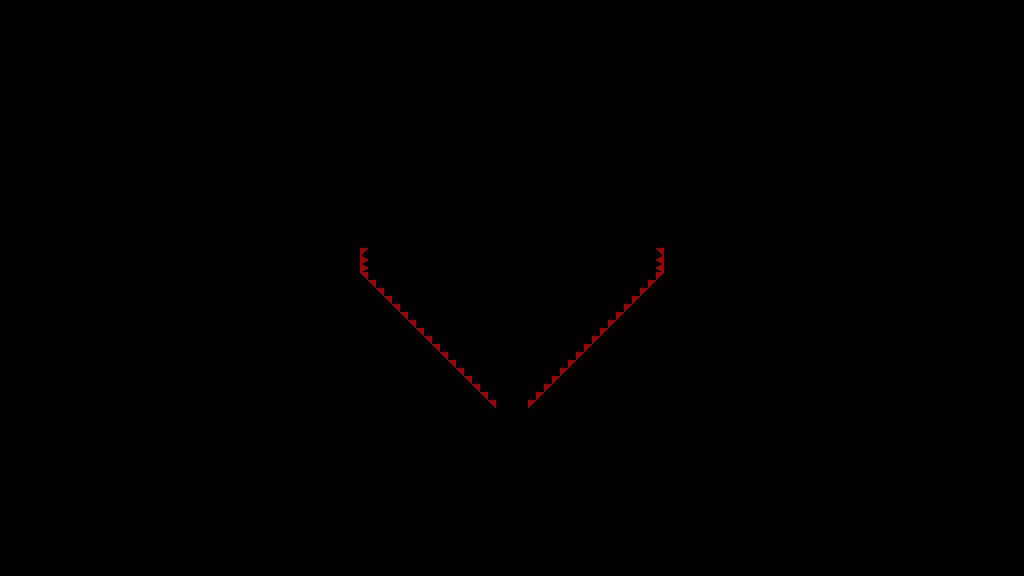

The image is a tile-based game level rendered from a .tmx file. Its description and source (layers, tilesets, objects; grid data summarised) follow:
An orthogonal 128x72 tile map with 8x8 px tiles, 1 tile layer (T_Spikes) and 31 objects.

<map version="1.4" tiledversion="1.4.3" orientation="orthogonal" renderorder="right-down" width="128" height="72" tilewidth="8" tileheight="8" infinite="0" nextlayerid="5" nextobjectid="131">
 <tileset firstgid="1" source="../../../Sprites/Tiles/DEV/flat/T_spr_nv_flat_0.tsx" />
 <layer id="1" name="T_Spikes" width="128" height="72">
  <data>[9216 cells, 40 non-empty, 2 distinct tile ids]</data>
 </layer>
 <objectgroup id="2" name="C_Solid">
  <object id="60" x="80" y="520">
   <polygon points="0,0 24,0 24,24" />
  </object>
  <object id="62" x="48" y="552">
   <polygon points="0,0 24,0 0,24" />
  </object>
  <object id="64" x="24" y="504">
   <polygon points="0,0 24,0 24,24" />
  </object>
  <object id="65" x="8" y="544">
   <polygon points="0,0 24,0 0,24" />
  </object>
  <object id="68" x="464" y="408" width="32" height="96" />
  <object id="75" x="88" y="568">
   <polygon points="0,0 16,-16 32,0" />
  </object>
  <object id="78" x="8" y="528">
   <polygon points="0,0 8,0 0,8" />
  </object>
  <object id="79" x="64" y="528">
   <polygon points="0,0 8,0 8,8" />
  </object>
  <object id="89" x="120" y="528">
   <polygon points="0,0 24,0 0,24" />
  </object>
  <object id="90" x="112" y="496">
   <polygon points="0,0 24,0 24,24" />
  </object>
  <object id="97" x="528" y="408">
   <polygon points="0,0 136,-136 136,0" />
  </object>
  <object id="98" x="360" y="272">
   <polygon points="0,0 136,136 0,136" />
  </object>
  <object id="101" x="360" y="224">
   <polygon points="0,0 24,24 0,24" />
  </object>
  <object id="102" x="640" y="248">
   <polygon points="0,0 24,-24 24,0" />
  </object>
  <object id="103" x="528" y="408" width="32" height="168" />
  <object id="104" x="0" y="0" width="1024" height="32" />
  <object id="106" x="0" y="32" width="32" height="184" />
  <object id="107" x="160" y="560" width="368" height="16" />
  <object id="108" x="360" y="176">
   <polygon points="0,0 48,0 0,48" />
  </object>
  <object id="109" x="664" y="176">
   <polygon points="0,0 0,48 -48,0" />
  </object>
  <object id="117" x="504" y="560">
   <polygon points="0,0 24,-24 24,0" />
  </object>
  <object id="122" x="360" y="408" width="104" height="96" />
  <object id="123" x="360" y="336">
   <polygon points="0,0 0,168 -168,0" />
  </object>
  <object id="124" x="128" y="200" width="232" height="136" />
  <object id="125" x="160" y="424">
   <polygon points="0,0 136,136 0,136" />
  </object>
  <object id="126" x="248" y="200">
   <polygon points="0,0 24,-24 24,0" />
  </object>
  <object id="127" x="720" y="176">
   <polygon points="0,0 24,24 0,24" />
  </object>
  <object id="128" x="664" y="200" width="232" height="136" />
  <object id="129" x="272" y="176" width="88" height="24" />
  <object id="130" x="664" y="176" width="56" height="24" />
 </objectgroup>
 <objectgroup id="3" name="C_Balls">
  <object id="80" x="232" y="184" width="8" height="8" />
 </objectgroup>
 <objectgroup id="4" name="C_Orbs" />
</map>
